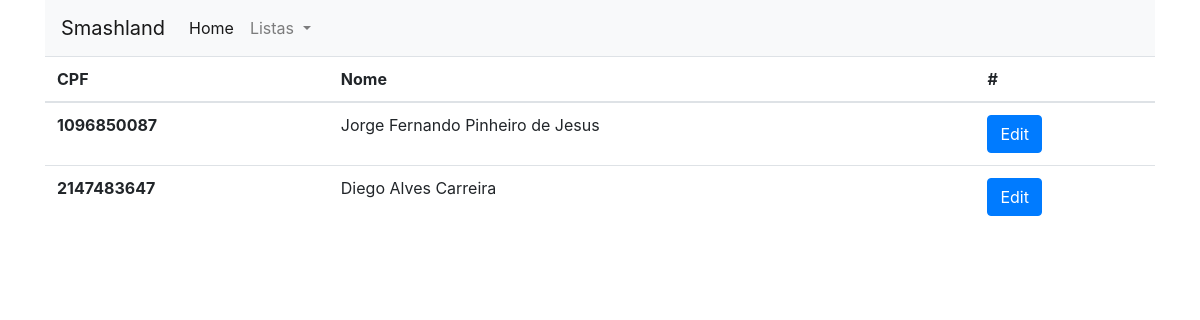
Page /Aplicacao/users.php on the committed database.
### tables this page shows
CREATE TABLE IF NOT EXISTS `Cliente` (
  `CPF` INT NOT NULL,
  `Nome` VARCHAR(45) NOT NULL,
  `Endereco` VARCHAR(100) NOT NULL,
  PRIMARY KEY (`CPF`),
  UNIQUE INDEX `CPF_UNIQUE` (`CPF` ASC));

### Aplicacao/crud.php (called while the page is built, shortened)
<?php
    function listar_usuarios(){
        $link = abreConexao();
        $query = "select * from cliente";
        $result = mysqli_query($link, $query);
        $arrayUsers = array();
        while($Users = mysqli_fetch_array($result)) {
            array_push($arrayUsers, $Users);
        }
        return $arrayUsers;
    }

### Aplicacao/users.php (the view)
<?php
    require_once "header.php";
    $Users = listar_usuarios();
?>
    <table class="table">
    <thead>
        <tr>
            <th scope="col">CPF</th>
            <th scope="col">Nome</th>
            <th scope="col">#</th>
        </tr>
    </thead>
    <tbody>
<?php
    foreach($Users as $Usuario){
?>
    <tr>
      <th scope="row"><?=$Usuario['CPF']?></th>
      <td><?=$Usuario['Nome']?></td>
      <td><a class="btn btn-primary" href=<?="update_user.php?cpf=".$Usuario['CPF']?> role="button">Edit</a></td>
    </tr>
<?php
    }
?>
    </tbody>
<?php
    require_once "footer.php";
?>

### rows in the picture
cliente: CPF "1096850087", Nome "Jorge Fernando Pinheiro de Jesus"
cliente: CPF "2147483647", Nome "Diego Alves Carreira"
